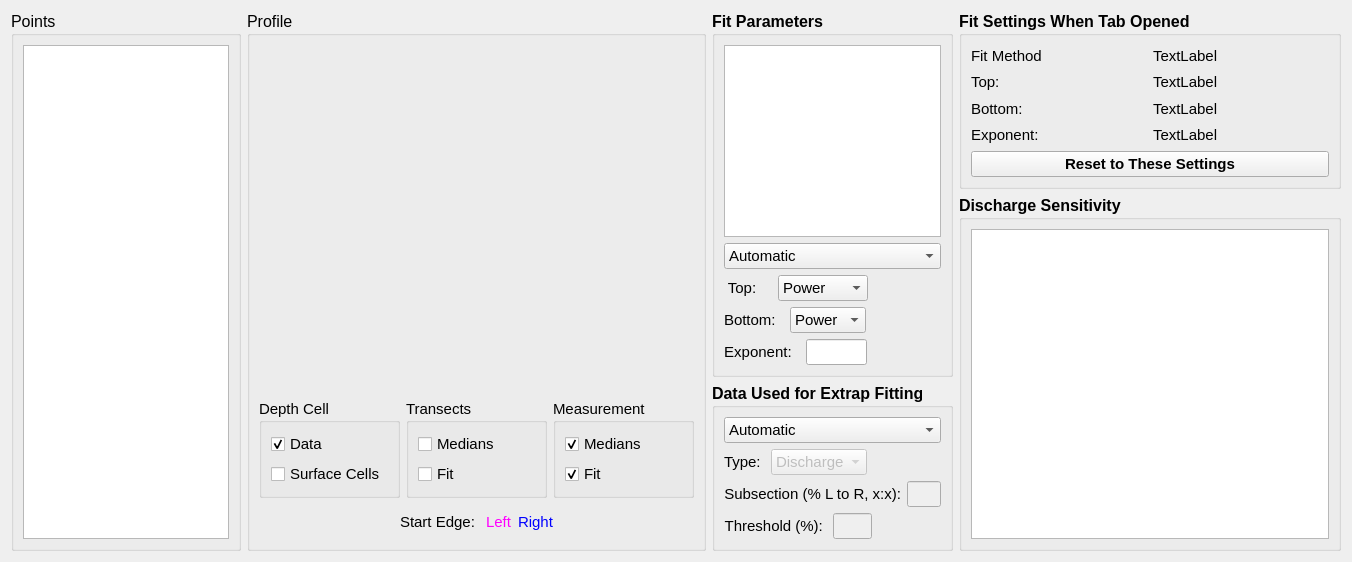
          <widget class="QWidget" name="tab_extrap_2_data">
           <attribute name="title">
            <string>Data</string>
           </attribute>
           <layout class="QHBoxLayout" name="horizontalLayout_26" stretch="3,6,2,5">
            <item>
             <widget class="QGroupBox" name="gp_points">
              <property name="font">
               <font>
                <pointsize>12</pointsize>
                <weight>50</weight>
                <bold>false</bold>
               </font>
              </property>
              <property name="title">
               <string>Points</string>
              </property>
              <layout class="QVBoxLayout" name="verticalLayout_44">
               <item>
                <widget class="QTableWidget" name="table_extrap_n_points">
                 <property name="font">
                  <font>
                   <pointsize>10</pointsize>
                   <weight>50</weight>
                   <bold>false</bold>
                  </font>
                 </property>
                </widget>
               </item>
              </layout>
             </widget>
            </item>
            <item>
             <widget class="QGroupBox" name="gb_profile">
              <property name="font">
               <font>
                <pointsize>12</pointsize>
                <weight>50</weight>
                <bold>false</bold>
               </font>
              </property>
              <property name="title">
               <string>Profile</string>
              </property>
              <layout class="QVBoxLayout" name="verticalLayout_57" stretch="10,2,1">
               <item>
                <widget class="QWidget" name="graph_extrap" native="true"/>
               </item>
               <item>
                <layout class="QHBoxLayout" name="horizontalLayout_56">
                 <item>
                  <widget class="QGroupBox" name="gb_depth_cell">
                   <property name="font">
                    <font>
                     <pointsize>11</pointsize>
                     <weight>50</weight>
                     <bold>false</bold>
                    </font>
                   </property>
                   <property name="title">
                    <string>Depth Cell</string>
                   </property>
                   <layout class="QVBoxLayout" name="verticalLayout_45">
                    <item>
                     <widget class="QCheckBox" name="cb_extrap_data">
                      <property name="font">
                       <font>
                        <pointsize>11</pointsize>
                        <weight>50</weight>
                        <bold>false</bold>
                       </font>
                      </property>
                      <property name="text">
                       <string>Data</string>
                      </property>
                      <property name="checked">
                       <bool>true</bool>
                      </property>
                     </widget>
                    </item>
                    <item>
                     <widget class="QCheckBox" name="cb_extrap_surface">
                      <property name="font">
                       <font>
                        <pointsize>11</pointsize>
                        <weight>50</weight>
                        <bold>false</bold>
                       </font>
                      </property>
                      <property name="text">
                       <string>Surface Cells</string>
                      </property>
                     </widget>
                    </item>
                   </layout>
                  </widget>
                 </item>
                 <item>
                  <widget class="QGroupBox" name="gb_transects">
                   <property name="font">
                    <font>
                     <pointsize>11</pointsize>
                     <weight>50</weight>
                     <bold>false</bold>
                    </font>
                   </property>
                   <property name="title">
                    <string>Transects</string>
                   </property>
                   <layout class="QVBoxLayout" name="verticalLayout_46">
                    <item>
                     <widget class="QCheckBox" name="cb_extrap_trans_medians">
                      <property name="font">
                       <font>
                        <pointsize>11</pointsize>
                        <weight>50</weight>
                        <bold>false</bold>
                       </font>
                      </property>
                      <property name="text">
                       <string>Medians</string>
                      </property>
                     </widget>
                    </item>
                    <item>
                     <widget class="QCheckBox" name="cb_extrap_trans_fit">
                      <property name="font">
                       <font>
                        <pointsize>11</pointsize>
                        <weight>50</weight>
                        <bold>false</bold>
                       </font>
                      </property>
                      <property name="text">
                       <string>Fit</string>
                      </property>
                     </widget>
                    </item>
                   </layout>
                  </widget>
                 </item>
                 <item>
                  <widget class="QGroupBox" name="gb_measurement">
                   <property name="font">
                    <font>
                     <pointsize>11</pointsize>
                     <weight>50</weight>
                     <bold>false</bold>
                    </font>
                   </property>
                   <property name="title">
                    <string>Measurement</string>
                   </property>
                   <layout class="QVBoxLayout" name="verticalLayout_47">
                    <item>
                     <widget class="QCheckBox" name="cb_extrap_meas_medians">
                      <property name="font">
                       <font>
                        <pointsize>11</pointsize>
                        <weight>50</weight>
                        <bold>false</bold>
                       </font>
                      </property>
                      <property name="text">
                       <string>Medians</string>
                      </property>
                      <property name="checked">
                       <bool>true</bool>
                      </property>
                     </widget>
                    </item>
                    <item>
                     <widget class="QCheckBox" name="cb_extrap_meas_fit">
                      <property name="font">
                       <font>
                        <pointsize>11</pointsize>
                        <weight>50</weight>
                        <bold>false</bold>
                       </font>
                      </property>
                      <property name="text">
                       <string>Fit</string>
                      </property>
                      <property name="checked">
                       <bool>true</bool>
                      </property>
                     </widget>
                    </item>
                   </layout>
                  </widget>
                 </item>
                </layout>
               </item>
               <item>
                <layout class="QHBoxLayout" name="horizontalLayout_57">
                 <item>
                  <spacer name="horizontalSpacer_16">
                   <property name="orientation">
                    <enum>Qt::Horizontal</enum>
                   </property>
                   <property name="sizeHint" stdset="0">
                    <size>
                     <width>40</width>
                     <height>20</height>
                    </size>
                   </property>
                  </spacer>
                 </item>
                 <item>
                  <widget class="QLabel" name="txt_start">
                   <property name="font">
                    <font>
                     <pointsize>11</pointsize>
                     <weight>50</weight>
                     <bold>false</bold>
                    </font>
                   </property>
                   <property name="text">
                    <string>Start Edge: </string>
                   </property>
                  </widget>
                 </item>
                 <item>
                  <widget class="QLabel" name="txt_left">
                   <property name="palette">
                    <palette>
                     <active>
                      <colorrole role="WindowText">
                       <brush brushstyle="SolidPattern">
                        <color alpha="255">
                         <red>255</red>
                         <green>0</green>
                         <blue>255</blue>
                        </color>
                       </brush>
                      </colorrole>
                     </active>
                     <inactive>
                      <colorrole role="WindowText">
                       <brush brushstyle="SolidPattern">
                        <color alpha="255">
                         <red>255</red>
                         <green>0</green>
                         <blue>255</blue>
                        </color>
                       </brush>
                      </colorrole>
                     </inactive>
                     <disabled>
                      <colorrole role="WindowText">
                       <brush brushstyle="SolidPattern">
                        <color alpha="255">
                         <red>120</red>
                         <green>120</green>
                         <blue>120</blue>
                        </color>
                       </brush>
                      </colorrole>
                     </disabled>
                    </palette>
                   </property>
                   <property name="font">
                    <font>
                     <pointsize>11</pointsize>
                     <weight>50</weight>
                     <bold>false</bold>
                    </font>
                   </property>
                   <property name="text">
                    <string>Left</string>
                   </property>
                  </widget>
                 </item>
                 <item>
                  <widget class="QLabel" name="txt_right">
                   <property name="palette">
                    <palette>
                     <active>
                      <colorrole role="WindowText">
                       <brush brushstyle="SolidPattern">
                        <color alpha="255">
                         <red>0</red>
                         <green>0</green>
                         <blue>255</blue>
                        </color>
                       </brush>
                      </colorrole>
                     </active>
                     <inactive>
                      <colorrole role="WindowText">
                       <brush brushstyle="SolidPattern">
                        <color alpha="255">
                         <red>0</red>
                         <green>0</green>
                         <blue>255</blue>
                        </color>
                       </brush>
                      </colorrole>
                     </inactive>
                     <disabled>
                      <colorrole role="WindowText">
                       <brush brushstyle="SolidPattern">
                        <color alpha="255">
                         <red>120</red>
                         <green>120</green>
                         <blue>120</blue>
                        </color>
                       </brush>
                      </colorrole>
                     </disabled>
                    </palette>
                   </property>
                   <property name="font">
                    <font>
                     <pointsize>11</pointsize>
                     <weight>50</weight>
                     <bold>false</bold>
                    </font>
                   </property>
                   <property name="text">
                    <string>Right</string>
                   </property>
                  </widget>
                 </item>
                 <item>
                  <spacer name="horizontalSpacer_17">
                   <property name="orientation">
                    <enum>Qt::Horizontal</enum>
                   </property>
                   <property name="sizeHint" stdset="0">
                    <size>
                     <width>40</width>
                     <height>20</height>
                    </size>
                   </property>
                  </spacer>
                 </item>
                </layout>
               </item>
              </layout>
             </widget>
            </item>
            <item>
             <layout class="QVBoxLayout" name="verticalLayout_64" stretch="3,1">
              <item>
               <widget class="QGroupBox" name="gb_fit">
                <property name="font">
                 <font>
                  <pointsize>12</pointsize>
                  <weight>75</weight>
                  <bold>true</bold>
                 </font>
                </property>
                <property name="title">
                 <string>Fit Parameters</string>
                </property>
                <layout class="QVBoxLayout" name="verticalLayout_43">
                 <item>
                  <widget class="QTableWidget" name="table_extrap_fit">
                   <property name="font">
                    <font>
                     <pointsize>10</pointsize>
                     <weight>75</weight>
                     <bold>true</bold>
                    </font>
                   </property>
                  </widget>
                 </item>
                 <item>
                  <widget class="QComboBox" name="combo_extrap_fit">
                   <property name="font">
                    <font>
                     <pointsize>11</pointsize>
                     <weight>50</weight>
                     <bold>false</bold>
                    </font>
                   </property>
                   <item>
                    <property name="text">
                     <string>Automatic</string>
                    </property>
                   </item>
                   <item>
                    <property name="text">
                     <string>Manual</string>
                    </property>
                   </item>
                  </widget>
                 </item>
                 <item>
                  <layout class="QHBoxLayout" name="horizontalLayout_38" stretch="4,4,6">
                   <item>
                    <widget class="QLabel" name="txt_top">
                     <property name="font">
                      <font>
                       <pointsize>11</pointsize>
                       <weight>50</weight>
                       <bold>false</bold>
                      </font>
                     </property>
                     <property name="text">
                      <string> Top:  </string>
                     </property>
                     <property name="alignment">
                      <set>Qt::AlignLeading|Qt::AlignLeft|Qt::AlignVCenter</set>
                     </property>
                    </widget>
                   </item>
                   <item>
                    <widget class="QComboBox" name="combo_extrap_top">
                     <property name="font">
                      <font>
                       <pointsize>11</pointsize>
                       <weight>50</weight>
                       <bold>false</bold>
                      </font>
                     </property>
                     <item>
                      <property name="text">
                       <string>Power</string>
                      </property>
                     </item>
                     <item>
                      <property name="text">
                       <string>Constant</string>
                      </property>
                     </item>
                     <item>
                      <property name="text">
                       <string>3-Point</string>
                      </property>
                     </item>
                    </widget>
                   </item>
                   <item>
                    <spacer name="horizontalSpacer_7">
                     <property name="orientation">
                      <enum>Qt::Horizontal</enum>
                     </property>
                     <property name="sizeHint" stdset="0">
                      <size>
                       <width>40</width>
                       <height>20</height>
                      </size>
                     </property>
                    </spacer>
                   </item>
                  </layout>
                 </item>
                 <item>
                  <layout class="QHBoxLayout" name="horizontalLayout_39" stretch="4,5,6">
                   <item>
                    <widget class="QLabel" name="txt_bottom">
                     <property name="font">
                      <font>
                       <pointsize>11</pointsize>
                       <weight>50</weight>
                       <bold>false</bold>
                      </font>
                     </property>
                     <property name="text">
                      <string>Bottom:  </string>
                     </property>
                     <property name="alignment">
                      <set>Qt::AlignLeading|Qt::AlignLeft|Qt::AlignVCenter</set>
                     </property>
                    </widget>
                   </item>
                   <item>
                    <widget class="QComboBox" name="combo_extrap_bottom">
                     <property name="font">
                      <font>
                       <pointsize>11</pointsize>
                       <weight>50</weight>
                       <bold>false</bold>
                      </font>
                     </property>
                     <item>
                      <property name="text">
                       <string>Power</string>
                      </property>
                     </item>
                     <item>
                      <property name="text">
                       <string>No Slip</string>
                      </property>
                     </item>
                    </widget>
                   </item>
                   <item>
                    <spacer name="horizontalSpacer_8">
                     <property name="orientation">
                      <enum>Qt::Horizontal</enum>
                     </property>
                     <property name="sizeHint" stdset="0">
                      <size>
                       <width>40</width>
                       <height>20</height>
                      </size>
                     </property>
                    </spacer>
                   </item>
                  </layout>
                 </item>
                 <item>
                  <layout class="QHBoxLayout" name="horizontalLayout_40" stretch="0,5,6">
                   <item>
                    <widget class="QLabel" name="txt_exponent">
                     <property name="font">
                      <font>
                       <pointsize>11</pointsize>
                       <weight>50</weight>
                       <bold>false</bold>
                      </font>
                     </property>
                     <property name="text">
                      <string>Exponent:  </string>
                     </property>
                     <property name="alignment">
                      <set>Qt::AlignRight|Qt::AlignTrailing|Qt::AlignVCenter</set>
                     </property>
                    </widget>
                   </item>
                   <item>
                    <widget class="QLineEdit" name="ed_extrap_exponent">
                     <property name="font">
                      <font>
                       <pointsize>11</pointsize>
                       <weight>50</weight>
                       <bold>false</bold>
                      </font>
                     </property>
                    </widget>
                   </item>
                   <item>
                    <spacer name="horizontalSpacer_9">
                     <property name="orientation">
                      <enum>Qt::Horizontal</enum>
                     </property>
                     <property name="sizeHint" stdset="0">
                      <size>
                       <width>40</width>
                       <height>20</height>
                      </size>
                     </property>
                    </spacer>
                   </item>
                  </layout>
                 </item>
                </layout>
               </widget>
              </item>
              <item>
               <widget class="QGroupBox" name="gb_data">
                <property name="font">
                 <font>
                  <pointsize>12</pointsize>
                  <weight>75</weight>
                  <bold>true</bold>
                 </font>
                </property>
                <property name="title">
                 <string>Data Used for Extrap Fitting</string>
                </property>
                <layout class="QVBoxLayout" name="verticalLayout_63">
                 <item>
                  <widget class="QComboBox" name="combo_extrap_data">
                   <property name="font">
                    <font>
                     <pointsize>11</pointsize>
                     <weight>50</weight>
                     <bold>false</bold>
                    </font>
                   </property>
                   <item>
                    <property name="text">
                     <string>Automatic</string>
                    </property>
                   </item>
                   <item>
                    <property name="text">
                     <string>Manual</string>
                    </property>
                   </item>
                  </widget>
                 </item>
                 <item>
                  <layout class="QHBoxLayout" name="horizontalLayout_55" stretch="3,3,6">
                   <item>
                    <widget class="QLabel" name="label_3">
                     <property name="font">
                      <font>
                       <pointsize>11</pointsize>
                       <weight>50</weight>
                       <bold>false</bold>
                      </font>
                     </property>
                     <property name="text">
                      <string>Type: </string>
                     </property>
                     <property name="alignment">
                      <set>Qt::AlignLeading|Qt::AlignLeft|Qt::AlignVCenter</set>
                     </property>
                    </widget>
                   </item>
                   <item>
                    <widget class="QComboBox" name="combo_extrap_type">
                     <property name="enabled">
                      <bool>false</bool>
                     </property>
                     <property name="font">
                      <font>
                       <pointsize>11</pointsize>
                       <weight>50</weight>
                       <bold>false</bold>
                      </font>
                     </property>
                     <item>
                      <property name="text">
                       <string>Discharge</string>
                      </property>
                     </item>
                     <item>
                      <property name="text">
                       <string>Velocity</string>
                      </property>
                     </item>
                    </widget>
                   </item>
                   <item>
                    <spacer name="horizontalSpacer_15">
                     <property name="orientation">
                      <enum>Qt::Horizontal</enum>
                     </property>
                     <property name="sizeHint" stdset="0">
                      <size>
                       <width>40</width>
                       <height>20</height>
                      </size>
                     </property>
                    </spacer>
                   </item>
                  </layout>
                 </item>
                 <item>
                  <layout class="QHBoxLayout" name="horizontalLayout_54" stretch="2,1">
                   <item>
                    <widget class="QLabel" name="txt_extrap_subsection">
                     <property name="font">
                      <font>
                       <pointsize>11</pointsize>
                       <weight>50</weight>
                       <bold>false</bold>
                      </font>
                     </property>
                     <property name="text">
                      <string>Subsection (% L to R, x:x):</string>
                     </property>
                     <property name="alignment">
                      <set>Qt::AlignRight|Qt::AlignTrailing|Qt::AlignVCenter</set>
                     </property>
                    </widget>
                   </item>
                   <item>
                    <widget class="QLineEdit" name="ed_extrap_subsection">
                     <property name="enabled">
                      <bool>false</bool>
                     </property>
                     <property name="font">
                      <font>
                       <pointsize>11</pointsize>
                       <weight>50</weight>
                       <bold>false</bold>
                      </font>
                     </property>
                    </widget>
                   </item>
                  </layout>
                 </item>
                 <item>
                  <layout class="QHBoxLayout" name="horizontalLayout_41" stretch="5,4,7">
                   <item>
                    <widget class="QLabel" name="text_extrap_threshold">
                     <property name="font">
                      <font>
                       <pointsize>11</pointsize>
                       <weight>50</weight>
                       <bold>false</bold>
                      </font>
                     </property>
                     <property name="text">
                      <string>Threshold (%): </string>
                     </property>
                     <property name="alignment">
                      <set>Qt::AlignRight|Qt::AlignTrailing|Qt::AlignVCenter</set>
                     </property>
                    </widget>
                   </item>
                   <item>
                    <widget class="QLineEdit" name="ed_extrap_threshold">
                     <property name="enabled">
                      <bool>false</bool>
                     </property>
                     <property name="font">
                      <font>
                       <pointsize>11</pointsize>
                       <weight>50</weight>
                       <bold>false</bold>
                      </font>
                     </property>
                    </widget>
                   </item>
                   <item>
                    <spacer name="horizontalSpacer_11">
                     <property name="orientation">
                      <enum>Qt::Horizontal</enum>
                     </property>
                     <property name="sizeHint" stdset="0">
                      <size>
                       <width>40</width>
                       <height>20</height>
                      </size>
                     </property>
                    </spacer>
                   </item>
                  </layout>
                 </item>
                </layout>
               </widget>
              </item>
             </layout>
            </item>
            <item>
             <layout class="QVBoxLayout" name="verticalLayout_33" stretch="2,4">
              <item>
               <widget class="QGroupBox" name="gb_previous">
                <property name="font">
                 <font>
                  <pointsize>12</pointsize>
                  <weight>75</weight>
                  <bold>true</bold>
                 </font>
                </property>
                <property name="title">
                 <string>Fit Settings When Tab Opened</string>
                </property>
                <layout class="QVBoxLayout" name="verticalLayout_61">
                 <item>
                  <layout class="QGridLayout" name="gridLayout_32">
                   <item row="0" column="0">
                    <widget class="QLabel" name="txt_p_fit">
                     <property name="font">
                      <font>
                       <pointsize>11</pointsize>
                       <weight>50</weight>
                       <bold>false</bold>
                      </font>
                     </property>
                     <property name="text">
                      <string>Fit Method</string>
                     </property>
                    </widget>
                   </item>
                   <item row="0" column="1">
                    <widget class="QLabel" name="txt_extrap_p_fit">
                     <property name="font">
                      <font>
                       <pointsize>11</pointsize>
                       <weight>50</weight>
                       <bold>false</bold>
                      </font>
                     </property>
                     <property name="text">
                      <string>TextLabel</string>
                     </property>
                    </widget>
                   </item>
                   <item row="1" column="0">
                    <widget class="QLabel" name="txt_p_top">
                     <property name="font">
                      <font>
                       <pointsize>11</pointsize>
                       <weight>50</weight>
                       <bold>false</bold>
                      </font>
                     </property>
                     <property name="text">
                      <string>Top:</string>
                     </property>
                    </widget>
                   </item>
                   <item row="1" column="1">
                    <widget class="QLabel" name="txt_extrap_p_top">
                     <property name="font">
                      <font>
                       <pointsize>11</pointsize>
                       <weight>50</weight>
                       <bold>false</bold>
                      </font>
                     </property>
                     <property name="text">
                      <string>TextLabel</string>
                     </property>
                    </widget>
                   </item>
                   <item row="2" column="0">
                    <widget class="QLabel" name="txt_p_bottom">
                     <property name="font">
                      <font>
                       <pointsize>11</pointsize>
                       <weight>50</weight>
                       <bold>false</bold>
                      </font>
                     </property>
                     <property name="text">
                      <string>Bottom:</string>
                     </property>
                    </widget>
                   </item>
                   <item row="2" column="1">
                    <widget class="QLabel" name="txt_extrap_p_bottom">
                     <property name="font">
                      <font>
                       <pointsize>11</pointsize>
                       <weight>50</weight>
                       <bold>false</bold>
                      </font>
                     </property>
                     <property name="text">
                      <string>TextLabel</string>
                     </property>
                    </widget>
                   </item>
                   <item row="3" column="0">
                    <widget class="QLabel" name="txt_p_exponent">
                     <property name="font">
                      <font>
                       <pointsize>11</pointsize>
                       <weight>50</weight>
                       <bold>false</bold>
                      </font>
                     </property>
                     <property name="text">
                      <string>Exponent:</string>
                     </property>
                    </widget>
                   </item>
                   <item row="3" column="1">
                    <widget class="QLabel" name="txt_extrap_p_exponent">
                     <property name="font">
                      <font>
                       <pointsize>11</pointsize>
                       <weight>50</weight>
                       <bold>false</bold>
                      </font>
                     </property>
                     <property name="text">
                      <string>TextLabel</string>
                     </property>
                    </widget>
                   </item>
                  </layout>
                 </item>
                 <item>
                  <widget class="QPushButton" name="pb_extrap_cancel">
                   <property name="font">
                    <font>
                     <pointsize>11</pointsize>
                     <weight>75</weight>
                     <bold>true</bold>
                    </font>
                   </property>
                   <property name="text">
                    <string>Reset to These Settings</string>
                   </property>
                  </widget>
                 </item>
                </layout>
               </widget>
              </item>
              <item>
               <widget class="QGroupBox" name="gb_q">
                <property name="font">
                 <font>
                  <pointsize>12</pointsize>
                  <weight>75</weight>
                  <bold>true</bold>
                 </font>
                </property>
                <property name="title">
                 <string>Discharge Sensitivity</string>
                </property>
                <layout class="QVBoxLayout" name="verticalLayout_60">
                 <item>
                  <widget class="QTableWidget" name="table_extrap_qsen">
                   <property name="font">
                    <font>
                     <pointsize>10</pointsize>
                     <weight>75</weight>
                     <bold>true</bold>
                    </font>
                   </property>
                  </widget>
                 </item>
                </layout>
               </widget>
              </item>
             </layout>
            </item>
           </layout>
          </widget>
